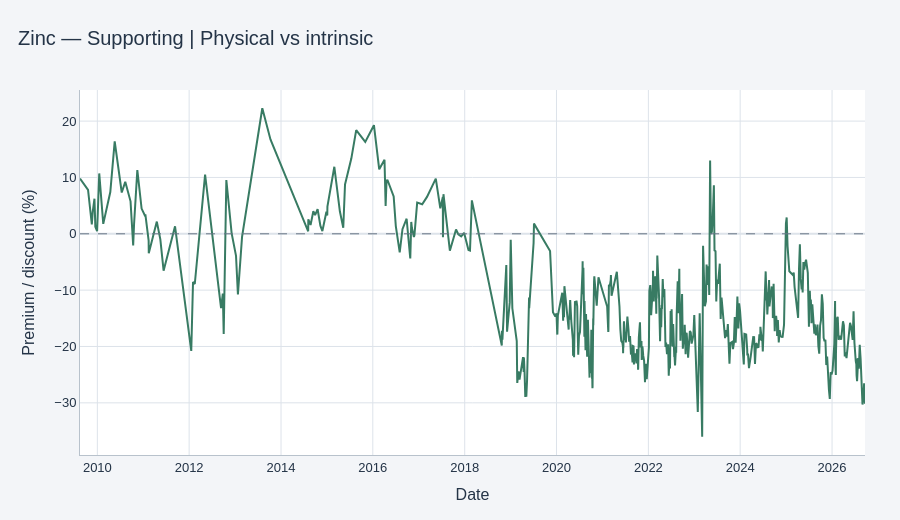

The notebook cell this image was saved under:
### Markdown cell above
## Supporting result: physical vs intrinsic

This chart measures the domestic physical-market premium or discount to the same international reference.

### Code cell
figures[2].show(config=PLOTLY_CONFIG)

### Figure 1 — Plotly figure (JSON) as saved in the notebook; plotly's stock layout.template omitted (floating-point values rounded to 4 significant figures; data arrays with more than 128 entries replaced by an {"elided": "..."} marker saying what was removed)
{"data": [{"connectgaps": false, "hovertemplate": "%{x|%Y-%m-%d}<br>%{y:.2f}%<extra></extra>", "line": {"color": "#387B63", "width": 2}, "mode": "lines", "name": "Supporting | Physical vs intrinsic", "type": "scatter", "x": {"elided": "563 str values"}, "y": {"elided": "563 float values"}}], "layout": {"autosize": true, "font": {"color": "#243447", "family": "Arial, Tahoma, sans-serif", "size": 13}, "height": 520, "hoverlabel": {"bgcolor": "#FFFFFF", "font": {"color": "#243447"}}, "hovermode": "x unified", "margin": {"b": 65, "l": 80, "r": 35, "t": 90}, "paper_bgcolor": "#F3F5F8", "plot_bgcolor": "#FFFFFF", "shapes": [{"line": {"color": "#687787", "dash": "dash", "width": 1}, "type": "line", "x0": 0, "x1": 1, "xref": "x domain", "y0": 0, "y1": 0, "yref": "y"}], "title": {"font": {"size": 20}, "text": "Zinc — Supporting | Physical vs intrinsic", "x": 0.02, "xanchor": "left"}, "xaxis": {"automargin": true, "gridcolor": "#DDE3EA", "linecolor": "#B8C2CC", "showgrid": true, "title": {"text": "Date"}, "zerolinecolor": "#DDE3EA"}, "yaxis": {"automargin": true, "gridcolor": "#DDE3EA", "linecolor": "#B8C2CC", "showgrid": true, "title": {"text": "Premium / discount (%)"}, "zerolinecolor": "#DDE3EA"}}}
